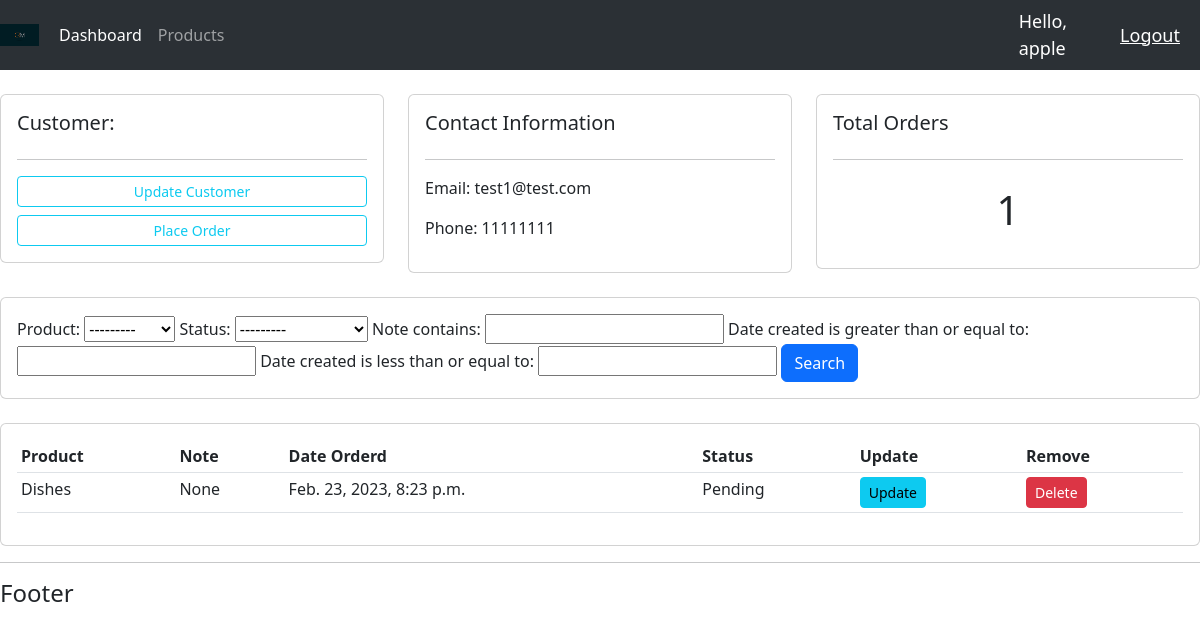
The app's page /customer/3/ (signed in), older data.
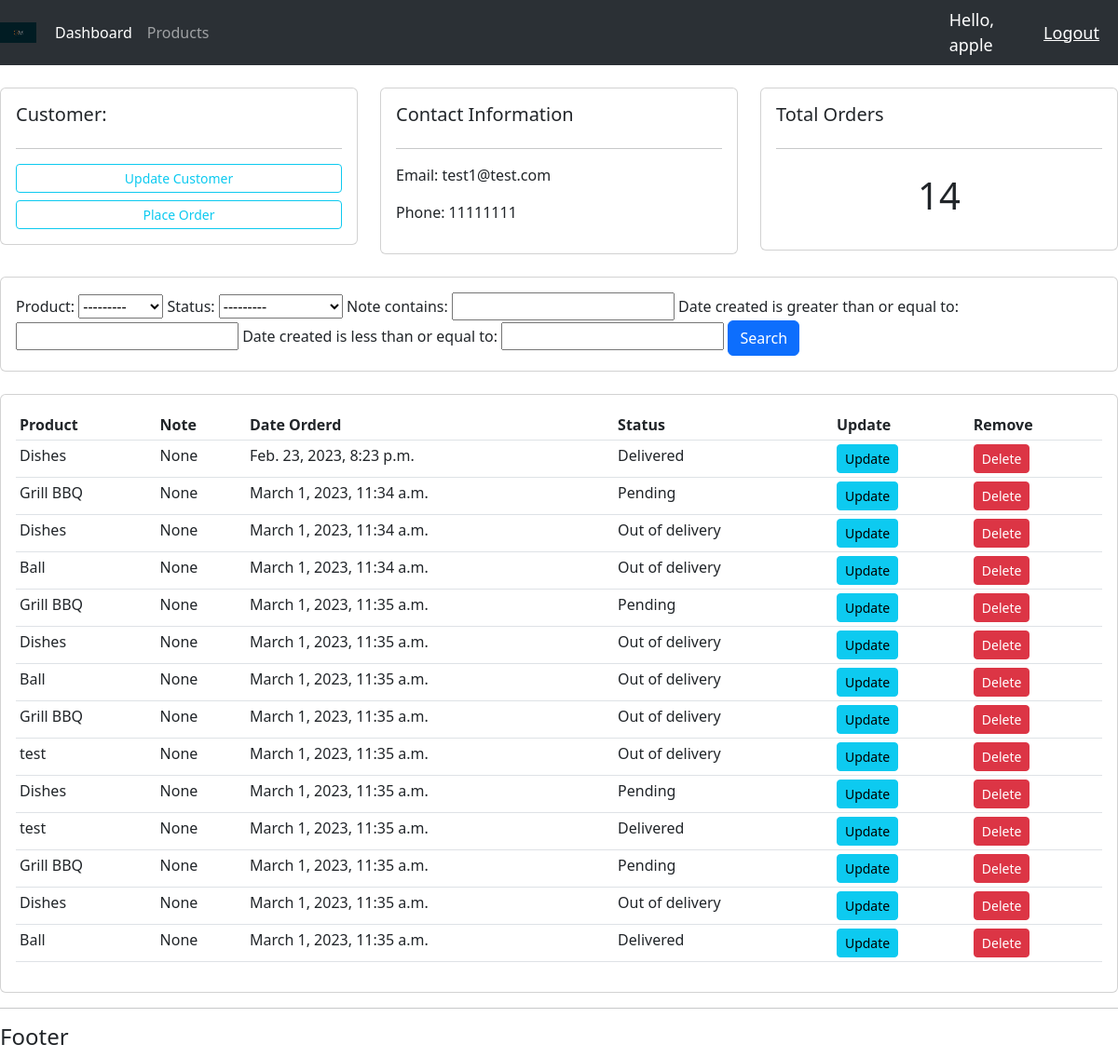
The same page, newer data.
### accounts/models.py (models this page shows, shortened)
class Customer (models.Model):
    name = models.CharField(max_length=200, null=True)
    phone = models.CharField(max_length=200, null=True)
    email = models.CharField(max_length=200,null=True)
    date_created = models.DateTimeField(auto_now_add=True, null=True)
    def __str__(self):
        return self.name

class Order (models.Model):
    STATUS = (
        ('Pending', 'Pending'),
        ('Out of delivery', 'Out of delivery'),
        ('Delivered', 'Delivered')
    )
    customer = models.ForeignKey(Customer, null=True, on_delete=models.SET_NULL)
    product = models.ForeignKey(Product, null=True, on_delete=models.SET_NULL)
    date_created = models.DateTimeField(auto_now_add=True, null=True)
    status = models.CharField(max_length=200, null=True, choices=STATUS)
    note = models.CharField(max_length=1000, null=True)

class Product (models.Model):
    CATEGORY = (
        ('Indoor', 'Indoor'),
        ('Out door', 'Out door')
    )
    name = models.CharField(max_length=200, null=True)
    price = models.FloatField(null=True)
    category = models.CharField(max_length=200, null=True, choices=CATEGORY)
    description = models.CharField(max_length=200, null=True, blank=True)
    date_created = models.DateTimeField(auto_now_add=True, null=True)
    tags = models.ManyToManyField(Tag)
    def __str__(self):
        return self.name

### accounts/views.py (the view)
# urls.py: path('customer/<str:pk>/', views.customer, name='customer'),
@login_required(login_url='login')
def customer(request, pk):
    customer = Customer.objects.get(id=pk)
    print(customer)
    orders = customer.order_set.all()
    order_count = orders.count()
    order_filter = OrderFilter(request.GET, queryset=orders)
    orders = order_filter.qs
    context = {'customer': customer,
               'orders': orders, 'order_count': order_count, 'order_filter': order_filter}
    return render(request, 'accounts/customer.html', context)

### accounts/templates/accounts/customer.html
{% extends 'accounts/main.html' %}
{% block content %}
<br>
<div class="row">
    <div class="col-md">
        <div class="card card-body">
            <h5>Customer:</h5>
            <hr>
            <a class="btn btn-outline-info  btn-sm btn-block mb-2" href="">Update Customer</a>
            <a class="btn btn-outline-info  btn-sm btn-block" href="{% url 'create_order' customer.id %}">Place Order</a>
        </div>
    </div>
    <div class="col-md">
        <div class="card card-body">
            <h5>Contact Information</h5>
            <hr>
            <p>Email: {{customer.email}}</p>
            <p>Phone: {{customer.phone}}</p>
        </div>
    </div>
    <div class="col-md">
        <div class="card card-body">
            <h5>Total Orders</h5>
            <hr>
            <h1 style="text-align: center; padding: 10px">{{order_count}}</h1>
        </div>
    </div>
</div>
<br>
<div class="row">
    <div class="col">
        <div class="card card-body">
            <form method="get">
                {{ order_filter.form }}
            <button class="btn btn-primary" type="submit">Search</button>
          </form>
        </div>
    </div>
</div>
<br>
<div class="row">
    <div class="col-md">
        <div class="card card-body">
            <table class="table table-sm">
                <tr>
                    <th>Product</th>
                    <th>Note</th>
                    <th>Date Orderd</th>
                    <th>Status</th>
                    <th>Update</th>
                    <th>Remove</th>
                </tr>
                {% for order in orders %}
                <tr>
                    <td>{{ order.product }}</td>
                    <td>{{ order.note }}</td>
                    <td>{{ order.date_created }}</td>
                    <td>{{ order.status }}</td>
                    <td><a class="btn btn-sm btn-info" href="{% url 'update_order' order.id %}">Update</a></td>
                    <td><a class="btn btn-sm btn-danger" href="{% url 'delete_order' order.id %}">Delete</a></td>
                </tr>
                {% endfor %}
            </table>
        </div>
    </div>
</div>
{% endblock %}

### accounts/templates/accounts/main.html (shortened to what this page needs)
{% load static %}
<!DOCTYPE html>
<html lang="en">
<head>
    <link rel="stylesheet" href="{% static '/css/main.css' %}", type="text/css">
    <link href="https://cdn.jsdelivr.net/npm/bootstrap@5.3.0-alpha1/dist/css/bootstrap.min.css" rel="stylesheet">
</head>
<body>
    {% include 'accounts/navbar.html' %}
    {% block content %}
    {% endblock %}
    <hr>
    <h4>Footer</h4>
</body>
</html>

### accounts/templates/accounts/navbar.html (shortened to what this page needs)
{% load static %}
<nav class="navbar navbar-expand-lg bg-body-tertiary" data-bs-theme="dark">
  <img src="{% static 'images/logo.png' %}" style="width: 4vw; min-width: 3px;"/>
  <div class="container-fluid">
    <div class="collapse navbar-collapse" id="navbarNav">
      <ul class="navbar-nav">
        <li class="nav-item">
          <a class="nav-link active" aria-current="page" href="{% url 'home' %}">Dashboard</a>
        </li>
        <li class="nav-item">
          <a class="nav-link" href="{% url 'products' %}">Products</a>
        </li>
      </ul>
    </div>
  </div>
  <span class="hello-msg">Hello, {{request.user}}</span>
  <span><a class="hello-msg" href="{% url 'logout' %}">Logout</a></span>
</nav>

### static/css/main.css (style rules this page uses)
body { background-color: #ebeff5; }

### accounts/templates/accounts/navbar.html (style rules this page uses)
.hello-msg { font-size: 18px; color: #fff; margin-right: 20px; }

Row changes from the older to the newer data that the page shows:
changed Order "Feb. 23, 2023, 8:23 p.m.": status "Pending" → "Delivered"
added Order: product "Grill BBQ", note "None", date_created "March 1, 2023, 11:34 a.m.", status "Pending"
added Order: product "Dishes", note "None", date_created "March 1, 2023, 11:34 a.m.", status "Out of delivery"
added Order: product "Ball", note "None", date_created "March 1, 2023, 11:34 a.m.", status "Out of delivery"
added Order: product "Grill BBQ", note "None", date_created "March 1, 2023, 11:35 a.m.", status "Pending"
added Order: product "Dishes", note "None", date_created "March 1, 2023, 11:35 a.m.", status "Out of delivery"
added Order: product "Ball", note "None", date_created "March 1, 2023, 11:35 a.m.", status "Out of delivery"
added Order: product "Grill BBQ", note "None", date_created "March 1, 2023, 11:35 a.m.", status "Out of delivery"
added Order: product "test", note "None", date_created "March 1, 2023, 11:35 a.m.", status "Out of delivery"
added Order: product "Dishes", note "None", date_created "March 1, 2023, 11:35 a.m.", status "Pending"
added Order: product "test", note "None", date_created "March 1, 2023, 11:35 a.m.", status "Delivered"
added Order: product "Grill BBQ", note "None", date_created "March 1, 2023, 11:35 a.m.", status "Pending"
added Order: product "Dishes", note "None", date_created "March 1, 2023, 11:35 a.m.", status "Out of delivery"
added Order: product "Ball", note "None", date_created "March 1, 2023, 11:35 a.m.", status "Delivered"
Text that changed along with them:
{{ order_count }}: "1" → "14"
